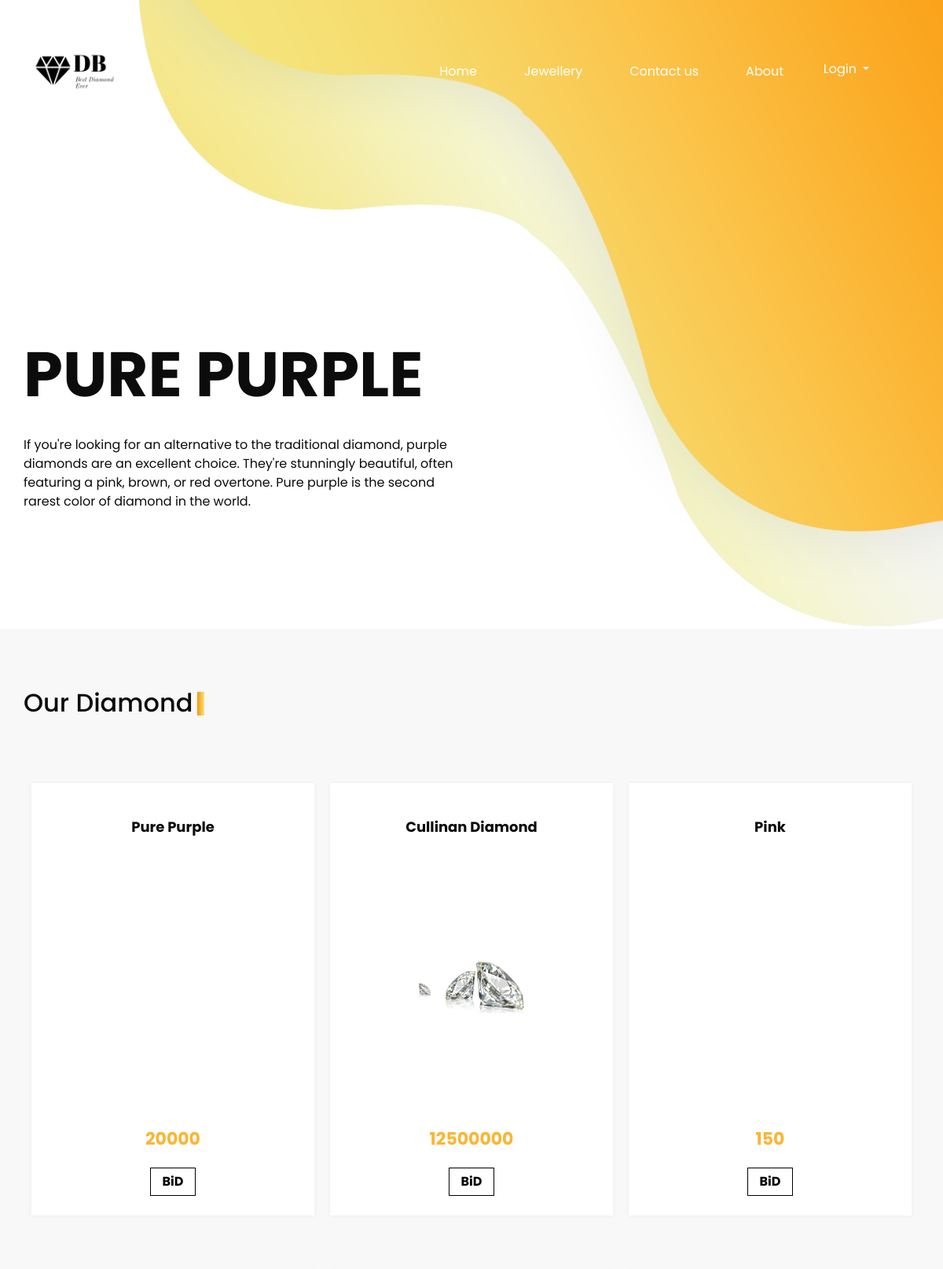
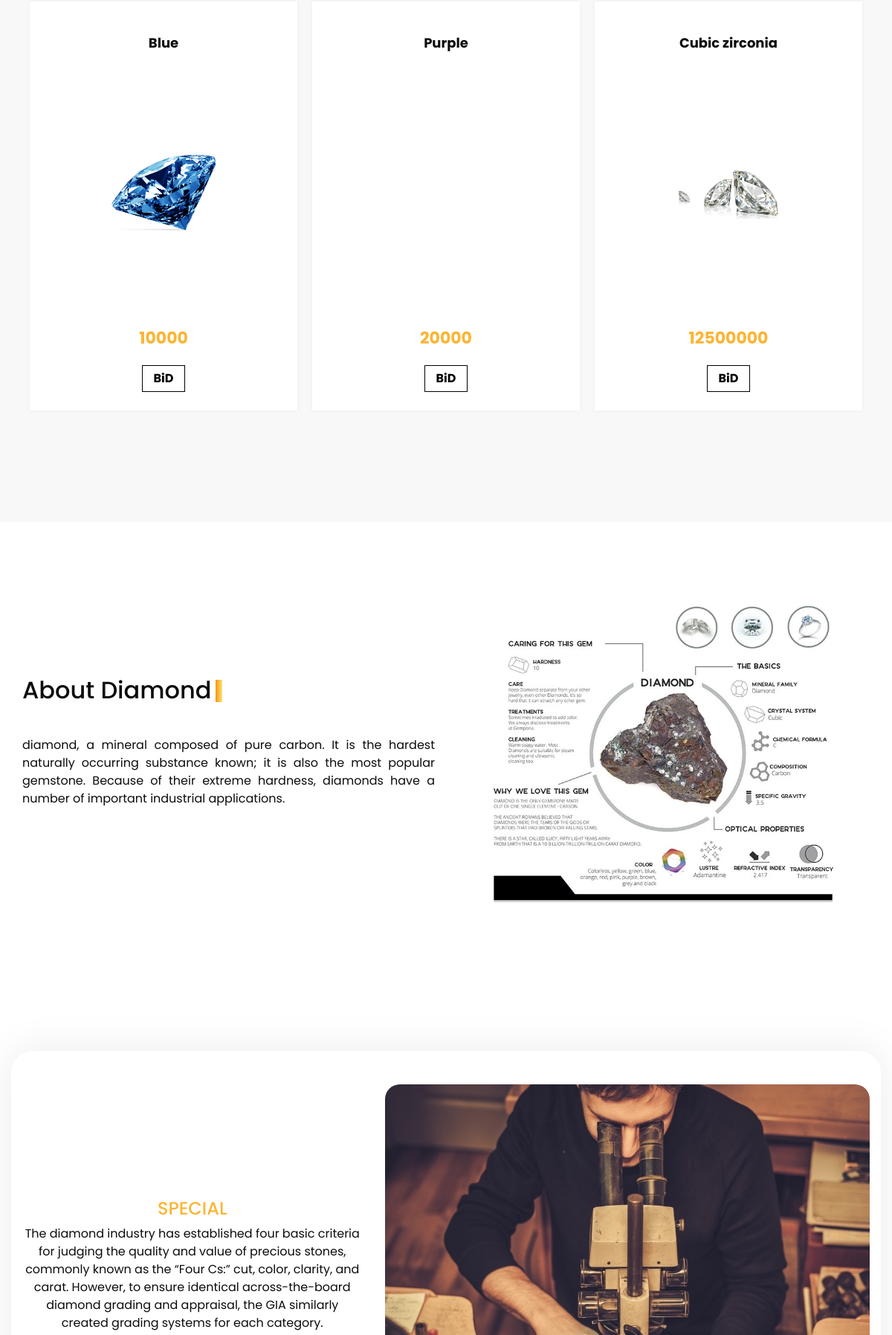
The page / (upper part) on the database its author committed (2 pictures, top to bottom).
### app1/models.py (models this page shows, shortened)
class Product(models.Model):
    SellerId=models.CharField(max_length=100)
    category = models.ForeignKey(Product_Category,on_delete=models.CASCADE)
    productImage = models.ImageField(upload_to="product")
    productName = models.CharField(max_length=100)
    productPrice = models.IntegerField(default=0)
    productDescription = models.TextField(default="")
    quantity=models.CharField(max_length=200)
    startdate=models.DateField(default=None)
    enddate=models.DateField(default=None)
    status=models.BooleanField(default=False)

### app1/views.py (the view)
# urls.py: path("",index,name="index"),
def index(request):
    sData = SessionData(request)
    mData = Mail(request)
    if request.session.has_key('buyer'):
        user= request.session['buyer']
        data=BuyerRegister.objects.get(email=user)
        productdata=Product.objects.filter(status=False)
        return render (request,'index.html',{'sessionbuyer':user,'name':data,'productdata':productdata})
    elif request.session.has_key('seller'):
        vendor= request.session['seller']
        data=SellerRegister.objects.get(email=vendor)
        productdata=Product.objects.filter(SellerId=request.session['sellerId']) & Product.objects.filter(status=False)
        return render (request,'index.html',{'sessionseller':vendor,'name':data,'productdata':productdata})
    else:
        productdata=Product.objects.filter(status=False)
        return render (request,'index.html',{'productdata':productdata})

### app1/views.py (called while the page is built, shortened)
def Mail(request):
    a=BuyerRegister.objects.filter(status=True) & BuyerRegister.objects.filter(mailsend=False)
    b= SellerRegister.objects.filter(status=True) & SellerRegister.objects.filter(mailsend=False)
    print("datamail",a)
    print("datamail",b)

### app1/templates/index.html (shortened to what this page needs)
{% load static %}
<!DOCTYPE html>
<html>
<head>
  <link rel="stylesheet" type="text/css" href="https://cdnjs.cloudflare.com/ajax/libs/OwlCarousel2/2.1.3/assets/owl.carousel.min.css" />
  <link rel="stylesheet" type="text/css" href="{% static 'css/bootstrap.css' %}" />
  <link href="{% static 'css/style.css' %}" rel="stylesheet" />
  <link href="{% static 'css/responsive.css' %}" rel="stylesheet" />
</head>
<body>
  <div class="hero_area">
    <header class="header_section">
      <div class="container-fluid ">
        <nav class="navbar navbar-expand-lg custom_nav-container mr-5">
          <a class="mt-3 mb-3" href="{% url 'index' %}" >
            <img src="{% static 'images/logo.png' %} " alt="" style="border-radius: 30px;" width="140px" >
          </a>
          <div class="collapse navbar-collapse" id="navbarSupportedContent">
            <div class="d-flex ml-auto flex-column flex-lg-row align-items-center">
              {% if sessionbuyer == None and sessionseller == None %}
              <ul class="navbar-nav  ">
                <li class="nav-item active">
                  <a class="nav-link " href="{% url 'index' %}">Home <span class="sr-only">(current)</span></a>
                </li>
                <li class="nav-item">
                  <a class="nav-link" href="{% url 'diamonds' %}">Jewellery </a>
                </li>
                <li class="nav-item">
                  <a class="nav-link" href="{% url 'contact' %}">Contact us</a>
                </li>
                <li class="nav-item">
                  <a class="nav-link" href="{% url 'about' %}"> About</a>
                </li>
                <div class="dropdown show" style="width:100px;">
                  <a class="btn dropdown-toggle text-white text-center" style="width: 100%;   box-sizing: border-box;"href="#" role="button" id="dropdownMenuLink" data-toggle="dropdown" aria-haspopup="true" aria-expanded="false">
                    Login
                  </a>
                </div>
              </ul>
              {% endif %}
            </div>
          </div>
        </nav>
      </div>
    </header>
    <section class=" slider_section position-relative ">
      <div class="container">
        <div id="carouselExampleIndicators" class="carousel slide" data-ride="carousel">
          <div class="carousel-inner">
            <div class="carousel-item active">
              <div class="row">
                <div class="col-md-6">
                  <div class="detail_box">
                    <h1>
                      Pure Purple
                    </h1>
                    <p>
                      If you're looking for an alternative to the traditional diamond, purple diamonds are an excellent choice. They're stunningly beautiful, often featuring a pink, brown, or red overtone. Pure purple is the second rarest color of diamond in the world.
                    </p>
                  </div>
                </div>
                <div class="col-md-6">
                  <div class="img-box">
                  </div>
                </div>
              </div>
            </div>
          </div>
        </div>
      </div>
    </section>
  </div>
  <section class="price_section layout_padding">
    <div class="container">
      <div class="heading_container">
        <h2>
          Our Diamond
        </h2>
      </div>
      <div class="price_container">
        {% for i in productdata %}
        <div class="box">
          <div class="name">
            <h6>
              {{i.productName}}
            </h6>
          </div>
          <div class="img-box">
            <img src="{{i.productImage.url}}" alt="">
          </div>
          <div class="detail-box">
            <h5>
              <span>{{i.productPrice}}</span>
            </h5>
            {% if sessionvendor %}
            <a href="#">
              BiD
            </a>
            {% else %}
            <a href="{% url 'singleproduct' i.id %}">
              BiD
            </a>
            {% endif %}
          </div>
        </div>
        {% endfor %}
      </div>
    </div>
  </section>
  <section class="about_section layout_padding2-top layout_padding-bottom">
    <div class="container">
      <div class="row">
        <div class="col-md-6">
          <div class="detail-box">
            <div class="heading_container">
              <h2>
                About Diamond
              </h2>
            </div>
            <p style="text-align: justify;">
              diamond, a mineral composed of pure carbon. It is the hardest naturally occurring substance known; it is also the most popular gemstone. Because of their extreme hardness, diamonds have a number of important industrial applications.
            </p>
          </div>
        </div>
        <div class="col-md-6">
          <div class="img-box p-5">
            <img src="{% static 'images/aboutdiamond.jpg' %} " alt="" >
          </div>
        </div>
      </div>
    </div>
  </section>
  <section class="ring_section layout_padding">
    <div class="container" style="border-radius: 30px;">
      <div class="ring_container layout_padding2">
        <div class="row">
          <div class="col-md-5">
            <div class="detail-box">
              <h4>
                special
              </h4>
              <blockquote>
                The diamond industry has established four basic criteria for judging the quality and value of precious stones, commonly known as the “Four Cs:” cut, color, clarity, and carat. However, to ensure identical across-the-board diamond grading and appraisal, the GIA similarly created grading systems for each category.
              </blockquote>
            </div>
          </div>
          <div class="col-md-7">
            <div class="img-box">
              <img src="{% static 'images/qualitycheck.jpg' %} " style="border-radius: 20px;">
            </div>
          </div>
        </div>
      </div>
    </div>
  </section>
  </body>
  </html>

### app1/static/css/style.css (style rules this page uses)
body { font-family: "Poppins", sans-serif; color: #0c0c0c; background-color:white; }
.layout_padding { padding: 75px 0; }
.layout_padding2 { padding: 45px 0; }
.layout_padding2-top { padding-top: 45px; }
.layout_padding-bottom { padding-bottom: 75px; }
.heading_container { display: -webkit-box; display: -ms-flexbox; display: flex; }
.heading_container h2 { position: relative; }
.heading_container h2::before { content: ""; position: absolute; width: 9px; height: 30px; top: 14%; right: -15px; background: -webkit-gradient(linear, left top, right top, from(#fb930a), to(#f5e47b)); background: linear-gradient(to right, #fb930a, #f5e47b); }
.hero_area { height: 100vh; position: relative; background-image: url(../images/hero-bg.png); background-size: cover; background-repeat: no-repeat; }
.header_section .container-fluid { padding-right: 25px; padding-left: 25px; }
.custom_nav-container.navbar-expand-lg .navbar-nav .nav-link { padding: 10px 30px; color: #ffffff; text-align: center; }
a, a:hover, a:focus { text-decoration: none; }
.btn, .btn:focus { outline: none !important; -webkit-box-shadow: none; box-shadow: none; }
.custom_nav-container { z-index: 99999; padding: 5px 0; }
.slider_section { height: calc(100% - 70px); display: -webkit-box; display: -ms-flexbox; display: flex; -webkit-box-align: center; -ms-flex-align: center; align-items: center; position: relative; }
.slider_section .row { -webkit-box-align: center; -ms-flex-align: center; align-items: center; }
.slider_section .detail_box h1 { font-weight: bold; text-transform: uppercase; font-size: 5rem; margin-bottom: 30px; }
.about_section { position: relative; }
.about_section .row { -webkit-box-align: center; -ms-flex-align: center; align-items: center; }
.about_section .detail-box p { margin-top: 35px; }
.about_section .img-box img { width: 100%; }
.price_section { background-color: #f8f8f8; }
.price_section .price_container { display: -webkit-box; display: -ms-flexbox; display: flex; -webkit-box-pack: center; -ms-flex-pack: center; justify-content: center; padding: 40px 0; -ms-flex-wrap: wrap; flex-wrap: wrap; }
.price_section .price_container .box { min-width: 300px; max-width: 360px; height: 550px; display: -webkit-box; display: -ms-flexbox; display: flex; -webkit-box-orient: vertical; -webkit-box-direction: normal; -ms-flex-direction: column; flex-direction: column; -webkit-box-align: center; -ms-flex-align: center; align-items: center; -webkit-box-pack: justify; -ms-flex-pack: justify; justify-content: space-between; margin: 35px 10px; padding: 45px 0 25px 0; text-align: center; background-color: #ffffff; -webkit-box-shadow: 0px 0px 6px 0 rgba(0, 0, 0, 0.05); box-shadow: 0px 0px 6px 0 rgba(0, 0, 0, 0.05); -webkit-box-flex: 1; -ms-flex-positive: 1; flex-grow: 1; }
.price_section .price_container .box .img-box { width: 100%; display: -webkit-box; display: -ms-flexbox; display: flex; -webkit-box-pack: center; -ms-flex-pack: center; justify-content: center; }
.price_section .price_container .box .img-box img { width: 150px; }
.price_section .price_container .box h6 { font-weight: bold; font-size: 18px; }
.price_section .price_container .box .detail-box h5 { text-transform: uppercase; font-weight: bold; font-size: 22px; }
.price_section .price_container .box .detail-box h5 span { color: #fbb534; }
.price_section .price_container .box .detail-box a { display: inline-block; padding: 5px 15px; border: 1px solid #000000; font-weight: bold; color: #000000; margin-top: 15px; }
.ring_section { text-align: center; position: relative; }
.ring_section .row { -webkit-box-align: center; -ms-flex-align: center; align-items: center; }
.ring_section .container { -webkit-box-shadow: 0px 0px 56px 1px rgba(0, 0, 0, 0.08); box-shadow: 0px 0px 56px 1px rgba(0, 0, 0, 0.08); }
.ring_section .ring_container .detail-box h4 { text-transform: uppercase; color: #fbb534; }
.ring_section .ring_container .img-box img { width: 100%; }

### app1/static/css/responsive.css (style rules this page uses)
@media (min-width: 1200px) { .container { max-width: 1170px; } }

### rows shown on the page
Product: productName "Pure Purple", productPrice "20000"
Product: productName "Cullinan Diamond", productImage (picture), productPrice "12500000"
Product: productName "Pink", productPrice "150"
Product: productName "Blue", productImage (picture), productPrice "10000"
Product: productName "Purple", productPrice "20000"
Product: productName "Cubic zirconia", productImage (picture), productPrice "12500000"
